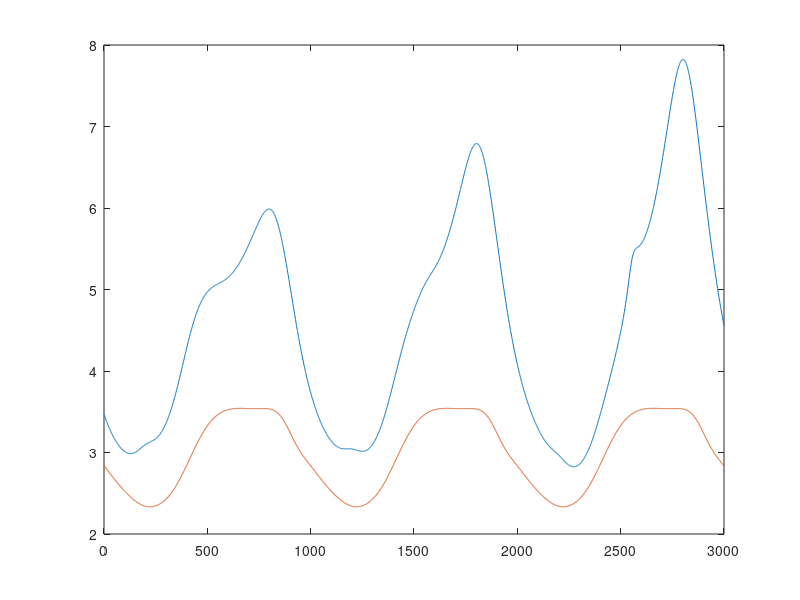

MATLAB code for this plot: (Note: this script raises an error after producing the figure.)
%%% Purpose: 
%%%     Plot the results for the Panda robot performing the circular motion
%%%     
%%% Last revision: 30 May 2024

clear all
close all
clc

load('results/q_Traj2_PI.txt','-ascii')
load('results/RefMass_Traj2_PI.txt','-ascii')
load('results/nIter_Traj2_PI.txt','-ascii')
load('results/Error_Traj2_PI.txt','-ascii')
load('results/q_Traj2_Grad.txt','-ascii')
load('results/RefMass_Traj2_Grad.txt','-ascii')
load('results/nIter_Traj2_Grad.txt','-ascii')
load('results/Error_Traj2_Grad.txt','-ascii')

figure(1);
plot([RefMass_Traj2_PI;RefMass_Traj2_Grad]');
axis([0 length(RefMass_Traj2_PI) -inf inf]);
axis('auto y');

figure(2);
tiledlayout(2,1)
ax1 = nexttile;
plot(ax1,q_Traj2_PI);
title(ax1,'Pseudo Inverse solution');
axis([0 length(q_Traj2_PI) -3 2.5]);
% axis([0 600 -inf inf]);
% axis('auto y');
ax2 = nexttile;
plot(ax2,q_Traj2_Grad);
title(ax2,'DRM-Minimizing solution');
axis([0 length(q_Traj2_Grad) -3 2.5]);
% axis([0 600 -inf inf]);
% axis('auto y');

figure(3);
p3 = bar(nIter_Traj2_Grad,0.9,'FaceColor',[0.4660 0.6740 0.1880]);
% p3(1).FaceColor = [0.4660 0.6740 0.1880];
hold;
figure(3);
bar(nIter_Traj2_PI,0.9,'FaceColor',[0.9290 0.6940 0.1250]);
hold;
